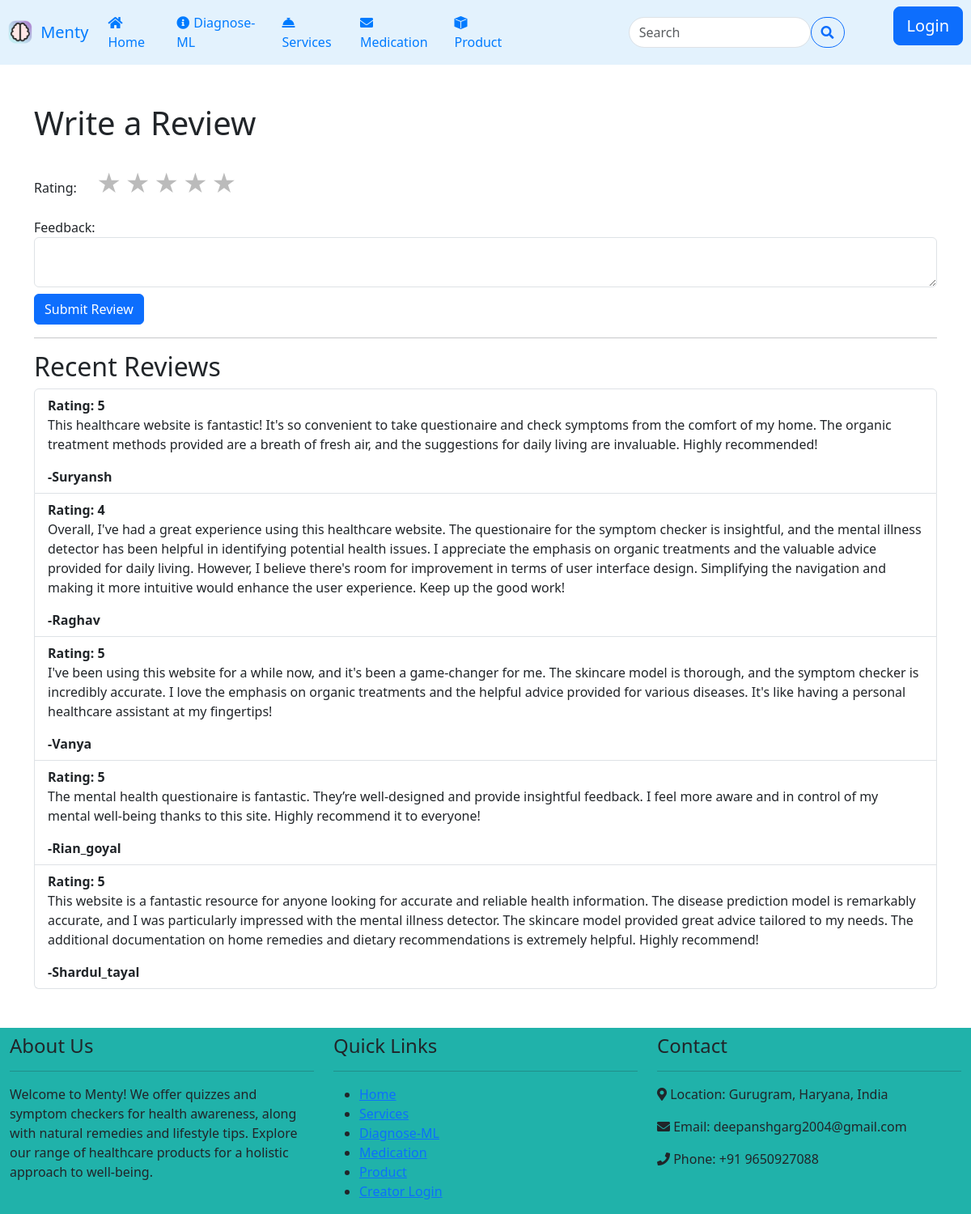
Screenshot of /review with the database file from the repository.
### app.py (models this page shows, shortened)
class Review(db.Model):
	_id = db.Column("id", db.Integer, primary_key=True)
	user_id = db.Column(db.Integer, db.ForeignKey('user.id'), nullable=False, unique=True)
	rating = db.Column(db.Integer, nullable=False)
	feedback = db.Column(db.Text, nullable=True)
	date_reviewed = db.Column(db.DateTime, nullable=False, default=datetime.now())
	user = db.relationship('User', backref=db.backref('feedback', lazy=True))

class User(db.Model):
    id = db.Column(db.Integer, primary_key=True)
    username = db.Column(db.String(50), unique=True, nullable=False)
    password_hash = db.Column(db.String(128), nullable=False)
    email = db.Column(db.String(120), unique=True, nullable=False)

### app.py (the view, shortened to what this page needs)
@app.route('/review', methods=['GET','POST'])
def submit_review():
    reviews=Review.query.all()
    users=User.query.all()
    return render_template('review.html', reviews=reviews,users=users)

### Templates/review.html (shortened to what this page needs)
{% extends "base.html" %}
{% block body %}
{% include "navbar.html" %}
<div class="container mt-5">
    <h1>Write a Review</h1>
    <form method="POST" action="{{ url_for('submit_review') }}">
        <div class="form-group">
            <label for="rating">Rating:</label>
            <div class="star-rating">
                <label for="5-stars" class="star">&#9733;</label>
                <label for="4-stars" class="star">&#9733;</label>
                <label for="3-stars" class="star">&#9733;</label>
                <label for="2-stars" class="star">&#9733;</label>
                <label for="1-stars" class="star">&#9733;</label>
            </div>
        </div>
        <div class="form-group">
            <label for="feedback">Feedback:</label>
            <textarea class="form-control" id="feedback" name="feedback"></textarea>
        </div>
        <button type="submit" class="btn btn-primary mt-2">Submit Review</button>
    </form>
    <hr>
    <h2>Recent Reviews</h2>
    <ul class="list-group">
        {% for review in reviews %}
            <li class="list-group-item">
                <strong>Rating: {{ review.rating }}</strong><br>
                {% if review.feedback %}
                    <p>{{ review.feedback }}</p>
                    {% for user in users %}
                   {% if user.id == review.user_id %}
                   <span><strong>-{{ user.username }}</strong></span>
                   {% endif %}
                   {% endfor %}
                {% else %}
                    <p>No feedback provided.</p>
                {% endif %}
            </li>
        {% endfor %}
    </ul>
</div>
<br>
<br>
{% include "conclusion.html" %}
{% endblock %}

### Templates/review.html (style rules this page uses)
.star-rating { direction: rtl; display: inline-block; padding: 20px; }
.star-rating label { color: #bbb; font-size: 30px; padding: 0; cursor: pointer; -webkit-transition: all .3s ease-in-out; -moz-transition: all .3s ease-in-out; -ms-transition: all .3s ease-in-out; -o-transition: all .3s ease-in-out; transition: all .3s ease-in-out; }

### rows the page displays
Review: rating "5", feedback "This healthcare website is fantastic! It's so convenient to take questionaire and check symptoms from the comfort of my home. The organic treatment methods provided are a breath of fresh air, and the suggestions for daily living are invaluable. Highly recommended!"
User: username "Suryansh"
Review: rating "4", feedback "Overall, I've had a great experience using this healthcare website. The questionaire for the symptom checker is insightful, and the mental illness detector has been helpful in identifying potential health issues. I appreciate the emphasis on organic treatments and the valuable advice provided for daily living. However, I believe there's room for improvement in terms of user interface design. Simplifying the navigation and making it more intuitive would enhance the user experience. Keep up the good work!"
User: username "Raghav"
Review: rating "5", feedback "I've been using this website for a while now, and it's been a game-changer for me. The skincare model is thorough, and the symptom checker is incredibly accurate. I love the emphasis on organic treatments and the helpful advice provided for various diseases. It's like having a personal healthcare assistant at my fingertips!"
User: username "Vanya"
Review: rating "5", feedback "The mental health questionaire is fantastic. They’re well-designed and provide insightful feedback. I feel more aware and in control of my mental well-being thanks to this site. Highly recommend it to everyone!"
User: username "Rian_goyal"
Review: rating "5", feedback "This website is a fantastic resource for anyone looking for accurate and reliable health information. The disease prediction model is remarkably accurate, and I was particularly impressed with the mental illness detector. The skincare model provided great advice tailored to my needs. The additional documentation on home remedies and dietary recommendations is extremely helpful. Highly recommend!"
User: username "Shardul_tayal"
